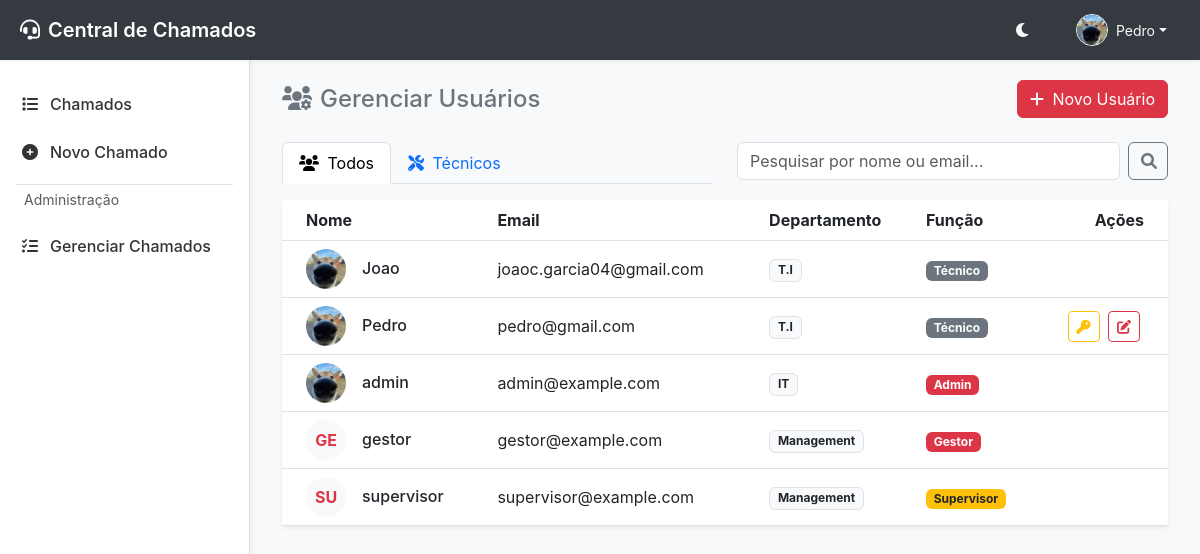
The page /usuarios (signed in) on the database its author committed.
### app/models.py (models this page shows, shortened)
class User(UserMixin, db.Model):
    __tablename__ = 'users'
    id = db.Column(db.Integer, primary_key=True)
    username = db.Column(db.String(64), index=True, unique=True, nullable=False)
    email = db.Column(db.String(120), index=True, unique=True, nullable=False)
    password_hash = db.Column(db.String(256))
    role = db.Column(db.String(20), default='user') # user, technician, admin, manager, supervisor
    department = db.Column(db.String(100))
    profile_image = db.Column(db.String(255))
    is_active = db.Column(db.Boolean, default=True)
    created_at = db.Column(db.DateTime, default=datetime.utcnow)

### app/modules/auth/routes.py (the view)
@auth_bp.route('/usuarios')
@login_required
def listar_usuarios():
    search = request.args.get('search', '')
    query = User.query
    if search:
        search_term = f"%{search}%"
        query = query.filter(or_(User.username.ilike(search_term), User.email.ilike(search_term)))
    users = query.order_by(User.username).all()
    return render_template('usuarios.html', users=users, active_page='usuarios', active_tab='all', search=search)

### app/modules/auth/routes.py (called while the page is built)
def get_role_level(role):
    levels = {
        'admin': 100,
        'manager': 80,
        'supervisor': 60,
        'tecnico': 40,
        'user': 20
    }
    return levels.get(role, 0)

@auth_bp.context_processor
def utility_processor():
    def get_role_level_ctx(role):
        return get_role_level(role)
    return dict(get_role_level=get_role_level_ctx)

### app/templates/usuarios.html (shortened to what this page needs)
{% extends "base.html" %}
{% block content %}
<div class="d-flex justify-content-between align-items-center mb-4 flex-wrap gap-2">
    <h4 class="mb-0 text-secondary"><i class="fas fa-users-cog me-2"></i>Gerenciar Usuários</h4>
    <button class="btn btn-primary" data-bs-toggle="modal" data-bs-target="#novoUsuarioModal">
        <i class="fas fa-plus me-1"></i> Novo Usuário
    </button>
</div>
<div class="row mb-3">
    <div class="col-md-6">
        <ul class="nav nav-tabs">
            <li class="nav-item">
                <a class="nav-link {% if active_tab == 'all' %}active{% endif %}" href="{{ url_for('auth.listar_usuarios') }}">
                    <i class="fas fa-users me-1"></i> Todos
                </a>
            </li>
            <li class="nav-item">
                <a class="nav-link {% if active_tab == 'tecnicos' %}active{% endif %}" href="{{ url_for('auth.listar_tecnicos') }}">
                    <i class="fas fa-tools me-1"></i> Técnicos
                </a>
            </li>
        </ul>
    </div>
    <div class="col-md-6">
        <form action="{{ url_for(request.endpoint) }}" method="GET" class="d-flex">
            <input class="form-control me-2" type="search" name="search" placeholder="Pesquisar por nome ou email..." value="{{ search }}" aria-label="Pesquisar">
            <button class="btn btn-outline-secondary" type="submit"><i class="fas fa-search"></i></button>
        </form>
    </div>
</div>
<div class="card border-0 shadow-sm">
    <div class="card-body p-0">
        <div class="table-responsive">
            <table class="table table-hover mb-0 align-middle">
                <thead>
                    <tr>
                        <th scope="col" class="ps-4">Nome</th>
                        <th scope="col">Email</th>
                        <th scope="col">Departamento</th>
                        <th scope="col">Função</th>
                        <th scope="col" class="text-end pe-4">Ações</th>
                    </tr>
                </thead>
                <tbody>
                    {% for user in users %}
                    <tr>
                        <td class="ps-4">
                            <div class="d-flex align-items-center">
                                {% if user.profile_image %}
                                <img src="{{ url_for('static', filename='uploads/profiles/' + user.profile_image) }}" alt="Avatar" class="rounded-circle me-3" style="width: 40px; height: 40px; object-fit: cover;">
                                {% else %}
                                <div class="bg-light text-primary rounded-circle d-flex align-items-center justify-content-center me-3 fw-bold" style="width: 40px; height: 40px;">
                                    {{ user.username[:2].upper() }}
                                </div>
                                {% endif %}
                                <div>
                                    <h6 class="mb-0">{{ user.username }}</h6>
                                </div>
                            </div>
                        </td>
                        <td>{{ user.email }}</td>
                        <td>
                            {% if user.department %}
                            <span class="badge bg-light text-dark border">{{ user.department }}</span>
                            {% else %}
                            <span class="text-muted">-</span>
                            {% endif %}
                        </td>
                        <td>
                            {% if user.role == 'admin' %}
                            <span class="badge bg-danger">Admin</span>
                            {% elif user.role == 'manager' %}
                            <span class="badge bg-primary">Gestor</span>
                            {% elif user.role == 'supervisor' %}
                            <span class="badge bg-warning text-dark">Supervisor</span>
                            {% elif user.role == 'tecnico' %}
                            <span class="badge bg-secondary">Técnico</span>
                            {% else %}
                            <span class="badge bg-info text-dark">Usuário</span>
                            {% endif %}
                        </td>
                        <td class="text-end pe-4">
                            {% if current_user.id == user.id or current_user.role == 'admin' or get_role_level(current_user.role) > get_role_level(user.role) %}
                            <button class="btn btn-sm btn-outline-warning me-1"
                                    data-bs-toggle="modal"
                                    data-bs-target="#alterarSenhaModal"
                                    data-id="{{ user.id }}"
                                    data-username="{{ user.username }}"
                                    onclick="preencherModalSenha(this)"
                                    title="Alterar Senha">
                                <i class="fas fa-key"></i>
                            </button>
                            <button class="btn btn-sm btn-outline-primary me-1"
                                    data-bs-toggle="modal"
                                    data-bs-target="#editarUsuarioModal"
                                    data-id="{{ user.id }}"
                                    data-username="{{ user.username }}"
                                    data-role="{{ user.role }}"
                                    data-department="{{ user.department or '' }}"
                                    onclick="preencherModalEdicao(this)"
                                    title="Editar Usuário">
                                <i class="fas fa-edit"></i>
                            </button>
                            {% endif %}
                        </td>
                    </tr>
                    {% else %}
                    <tr>
                        <td colspan="5" class="text-center py-4 text-muted">Nenhum usuário encontrado.</td>
                    </tr>
                    {% endfor %}
                </tbody>
            </table>
        </div>
    </div>
</div>
{% endblock %}

### app/templates/base.html (shortened to what this page needs)
<!DOCTYPE html>
<html lang="pt-br">
<head>
    <link href="https://cdn.jsdelivr.net/npm/bootstrap@5.3.0/dist/css/bootstrap.min.css" rel="stylesheet">
    <link href="https://cdnjs.cloudflare.com/ajax/libs/font-awesome/6.0.0/css/all.min.css" rel="stylesheet">
    <link rel="stylesheet" href="{{ url_for('static', filename='css/style.css') }}?v=4">
    <link rel="stylesheet" href="{{ url_for('static', filename='css/mobile.css') }}?v=1">
</head>
<body>
    {% if current_user.is_authenticated %}
    <nav class="topbar">
        <div class="brand">
            <i class="fas fa-headset me-2"></i> Central de Chamados
        </div>
        <div class="user-menu">
            <button class="btn btn-link text-light p-0 me-3" id="theme-toggle" title="Alternar Tema">
                <i class="fas fa-moon"></i>
            </button>
            <div class="dropdown">
                <button class="btn btn-link text-light text-decoration-none dropdown-toggle d-flex align-items-center" type="button" id="userDropdown" data-bs-toggle="dropdown" aria-expanded="false">
                    {% if current_user.profile_image %}
                    <img src="{{ url_for('static', filename='uploads/profiles/' + current_user.profile_image) }}" alt="Avatar" class="rounded-circle border border-light" style="width: 32px; height: 32px; object-fit: cover;">
                    {% else %}
                    <i class="fas fa-user-circle fa-lg"></i>
                    {% endif %}
                    <span class="ms-2 small d-none d-md-inline">{{ current_user.username }}</span>
                </button>
            </div>
        </div>
    </nav>
    {% endif %}
    {% if current_user.is_authenticated %}
    <div class="sidebar bg-surface">
        <nav class="nav flex-column">
            <a class="nav-link {% if active_page == 'chamados' %}active{% endif %}" href="{{ url_for('chamados.listar_chamados') }}">
                <i class="fas fa-list"></i> Chamados
            </a>
            <a class="nav-link {% if active_page == 'novo_chamado' %}active{% endif %}" href="{{ url_for('chamados.novo_chamado') }}">
                <i class="fas fa-plus-circle"></i> Novo Chamado
            </a>
            {% if current_user.role in ['admin', 'manager', 'supervisor', 'tecnico'] %}
            <div class="border-top my-2 mx-3 text-muted small px-2 py-1">Administração</div>
            <a class="nav-link {% if active_page == 'gerenciar_chamados' %}active{% endif %}" href="{{ url_for('chamados.gerenciar_chamados') }}">
                <i class="fas fa-tasks"></i> Gerenciar Chamados
            </a>
            {% endif %}
        </nav>
    </div>
    {% endif %}
    <main class="main-content" {% if not current_user.is_authenticated %}style="margin-left: 0; padding-top: 20px;"{% endif %}>
        <div class="container-fluid">
            {% block content %}{% endblock %}
        </div>
    </main>
</body>
</html>

### rows shown on the page
User: profile_image (picture), username "Pedro", email "pedro@gmail.com", department "T.I", role "Técnico"
User: profile_image (picture), username "Joao", email "joaoc.garcia04@gmail.com", department "T.I", role "Técnico"
User: profile_image (picture), username "admin", email "admin@example.com", department "IT", role "Admin"
User: username "GE", username "gestor", email "gestor@example.com", department "Management", role "Gestor"
User: username "SU", username "supervisor", email "supervisor@example.com", department "Management", role "Supervisor"
